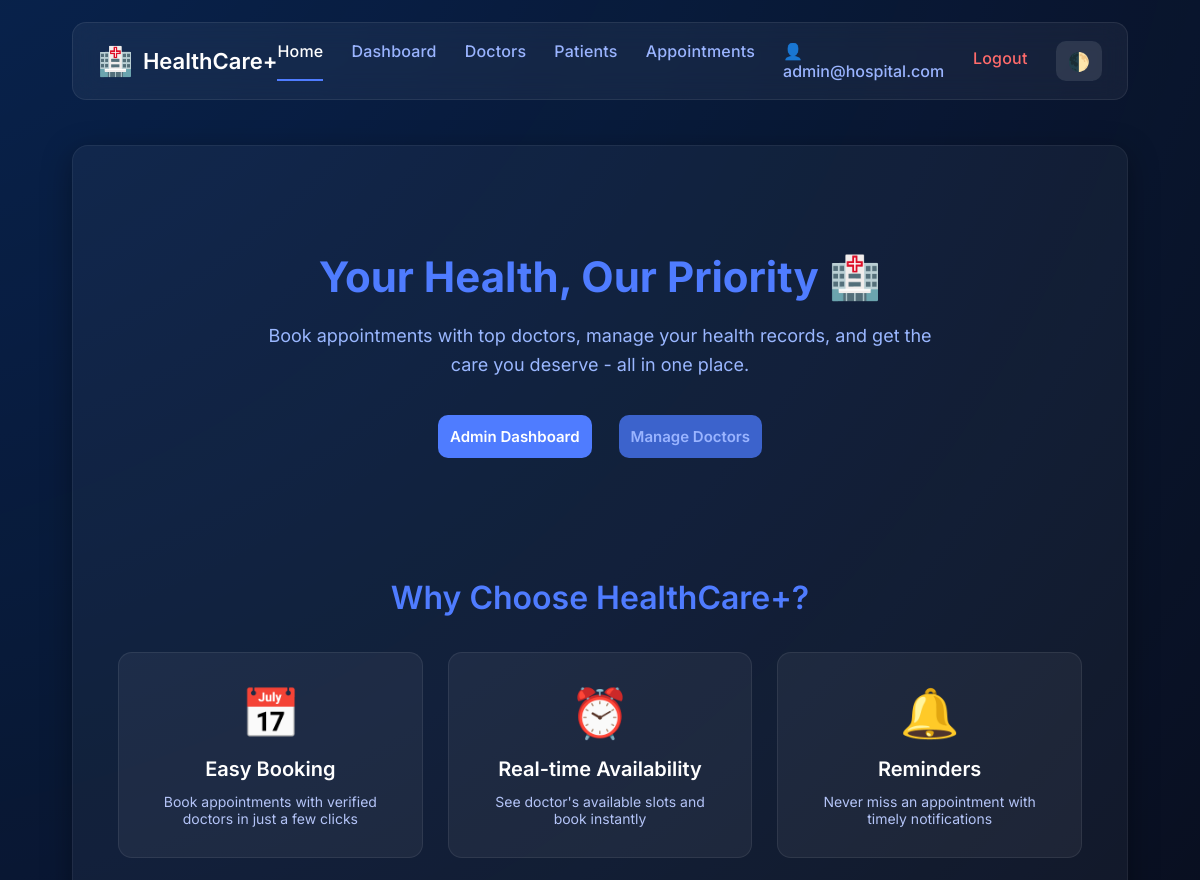
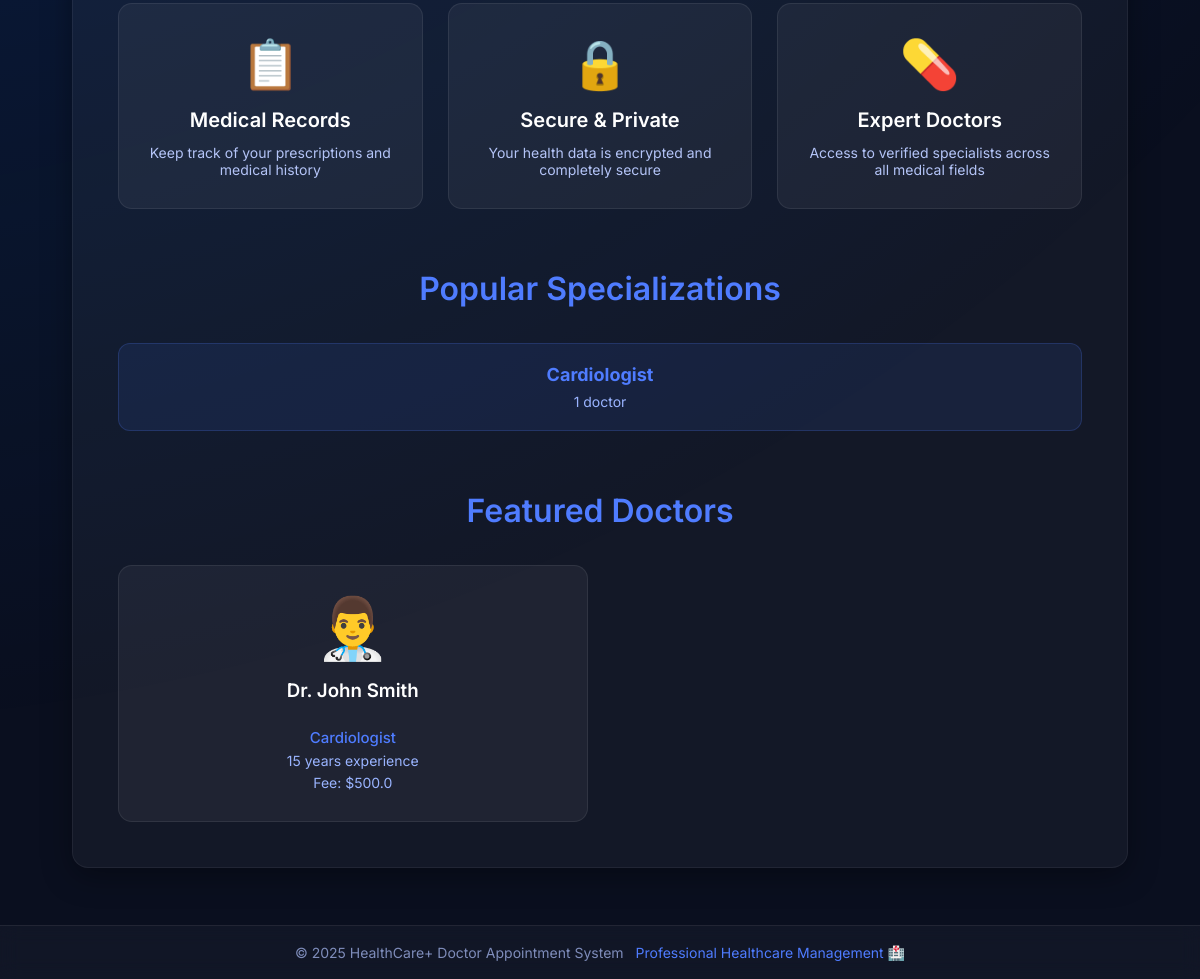
The page / (signed in) on the database its author committed (2 pictures, top to bottom).
### tables this page shows
CREATE TABLE doctors (
id INTEGER PRIMARY KEY AUTOINCREMENT,
user_id INTEGER UNIQUE NOT NULL,
full_name TEXT NOT NULL,
specialization TEXT NOT NULL,
qualification TEXT,
registration_number TEXT UNIQUE NOT NULL,
phone TEXT,
address TEXT,
experience_years INTEGER,
consultation_fee REAL,
bio TEXT,
profile_image TEXT,
is_verified INTEGER DEFAULT 0,
created_at DATETIME DEFAULT CURRENT_TIMESTAMP,
updated_at DATETIME DEFAULT CURRENT_TIMESTAMP,
FOREIGN KEY (user_id) REFERENCES users(id) ON DELETE CASCADE
);

### routes/main.py (the view)
@main_bp.route('/')
def index():
    try:
        with get_db_cursor(main_bp.config) as cursor:
            featured_doctors = Doctor.get_all_verified(cursor, limit=6)
            cursor.execute("""
                SELECT specialization, COUNT(*) as count
                FROM doctors
                WHERE is_verified = 1
                GROUP BY specialization
                ORDER BY count DESC
                LIMIT 6
            """)
            specializations = cursor.fetchall()
            return render_template(
                'home.html',
                featured_doctors=featured_doctors,
                specializations=specializations,
                title='Welcome to Doctor Appointment System'
            )
    except Exception as e:
        return render_template(
            'home.html',
            featured_doctors=[],
            specializations=[],
            title='Welcome to Doctor Appointment System'
        )

### models.py (called while the page is built)
    @staticmethod
    def get_all_verified(cursor, limit=None, offset=0):
        query = """
            SELECT d.*, u.email
            FROM doctors d
            JOIN users u ON d.user_id = u.id
            WHERE d.is_verified = 1 AND u.is_active = 1
            ORDER BY d.full_name
        """
        if limit:
            query += f" LIMIT {limit} OFFSET {offset}"
        cursor.execute(query)
        return cursor.fetchall()

### utils.py (called while the page is built)
def get_db_connection(config):
    db_path = getattr(config, "DB_PATH", "hospital.db")
    connection = sqlite3.connect(
        db_path,
        detect_types=sqlite3.PARSE_DECLTYPES | sqlite3.PARSE_COLNAMES,
        check_same_thread=False
    )
    connection.row_factory = sqlite3.Row
    connection.execute("PRAGMA foreign_keys = ON")
    return connection

@contextmanager
def get_db_cursor(config):
    connection = get_db_connection(config)
    cursor = connection.cursor()
    try:
        yield cursor
        connection.commit()
    except Exception as e:
        connection.rollback()
        raise e
    finally:
        cursor.close()
        connection.close()

### templates/home.html (shortened to what this page needs)
{% extends "base.html" %}
{% block content %}
<div class="home-hero">
    <h1 class="hero-title">Your Health, Our Priority 🏥</h1>
    <p class="hero-subtitle">
        Book appointments with top doctors, manage your health records,
        and get the care you deserve - all in one place.
    </p>
    <div class="hero-buttons">
        {% if not logged_in %}
        <a href="{{ url_for('auth.register_patient') }}" class="btn btn-primary">Get Started as Patient</a>
        <a href="{{ url_for('auth.register_doctor') }}" class="btn btn-secondary">Join as Doctor</a>
        <a href="{{ url_for('auth.login') }}" class="btn btn-outline">Admin Login</a>
        {% else %}
        {% if user_role == 'patient' %}
        <a href="{{ url_for('patient.find_doctors') }}" class="btn btn-primary">Book Appointment</a>
        <a href="{{ url_for('patient.dashboard') }}" class="btn btn-secondary">My Dashboard</a>
        {% elif user_role == 'doctor' %}
        <a href="{{ url_for('doctor.dashboard') }}" class="btn btn-primary">View Appointments</a>
        <a href="{{ url_for('doctor.schedule') }}" class="btn btn-secondary">Manage Schedule</a>
        {% elif user_role == 'admin' %}
        <a href="{{ url_for('admin.dashboard') }}" class="btn btn-primary">Admin Dashboard</a>
        <a href="{{ url_for('admin.manage_doctors') }}" class="btn btn-secondary">Manage Doctors</a>
        {% endif %}
        {% endif %}
    </div>
</div>
<div class="features-section">
    <h2 class="section-title">Why Choose HealthCare+?</h2>
    <div class="features-grid">
        <div class="feature-card">
            <div class="feature-icon">📅</div>
            <h3>Easy Booking</h3>
            <p>Book appointments with verified doctors in just a few clicks</p>
        </div>
        <div class="feature-card">
            <div class="feature-icon">⏰</div>
            <h3>Real-time Availability</h3>
            <p>See doctor's available slots and book instantly</p>
        </div>
        <div class="feature-card">
            <div class="feature-icon">🔔</div>
            <h3>Reminders</h3>
            <p>Never miss an appointment with timely notifications</p>
        </div>
        <div class="feature-card">
            <div class="feature-icon">📋</div>
            <h3>Medical Records</h3>
            <p>Keep track of your prescriptions and medical history</p>
        </div>
        <div class="feature-card">
            <div class="feature-icon">🔒</div>
            <h3>Secure & Private</h3>
            <p>Your health data is encrypted and completely secure</p>
        </div>
        <div class="feature-card">
            <div class="feature-icon">💊</div>
            <h3>Expert Doctors</h3>
            <p>Access to verified specialists across all medical fields</p>
        </div>
    </div>
</div>
{% if specializations %}
<div class="specializations-section">
    <h2 class="section-title">Popular Specializations</h2>
    <div class="specializations-grid">
        {% for spec in specializations %}
        <div class="spec-card">
            <h4>{{ spec.specialization }}</h4>
            <p>{{ spec.count }} doctor{{ 's' if spec.count != 1 else '' }}</p>
        </div>
        {% endfor %}
    </div>
</div>
{% endif %}
{% if featured_doctors %}
<div class="featured-doctors-section">
    <h2 class="section-title">Featured Doctors</h2>
    <div class="doctors-grid">
        {% for doctor in featured_doctors %}
        <div class="doctor-card">
            <div class="doctor-avatar">👨‍⚕️</div>
            <h3>{{ doctor.full_name }}</h3>
            <p class="doctor-spec">{{ doctor.specialization }}</p>
            <p class="doctor-exp">{{ doctor.experience_years }} years experience</p>
            {% if doctor.consultation_fee %}
            <p class="doctor-fee">Fee: ${{ doctor.consultation_fee }}</p>
            {% endif %}
        </div>
        {% endfor %}
    </div>
</div>
{% endif %}
{% endblock %}

### static/style.css (style rules this page uses)
* { margin: 0; padding: 0; box-sizing: border-box; font-family: "Inter", sans-serif; }
:root { --bg-primary: #0a0f1f; --text-primary: white; --card-bg: rgba(255, 255, 255, 0.04); }
body.app-body { display: flex; flex-direction: column; min-height: 100vh; background: var(--bg-primary); color: var(--text-primary); overflow-x: hidden; position: relative; }
h1, h2, h3 { font-weight: 600; margin-bottom: 26px; }
h1 { font-size: 34px; }
h2 { font-size: 26px; }
.btn { padding: 12px; background: #4f7cff; border: none; color: white; border-radius: 10px; font-size: 15px; font-weight: 600; cursor: pointer; transition: 0.25s ease; }
.btn-secondary { background-color: #3c63cc !important; margin-left: 12px; }
a { text-decoration: none; }
.home-hero { text-align: center; padding: 60px 0; animation: fadeIn 0.6s ease; }
.hero-title { font-size: 42px; font-weight: 700; color: #4f7cff; margin-bottom: 20px; }
.hero-subtitle { font-size: 18px; color: #9ab7ff; max-width: 700px; margin: 0 auto 35px; line-height: 1.6; }
.hero-buttons { display: flex; gap: 15px; justify-content: center; flex-wrap: wrap; }
.features-section, .specializations-section, .featured-doctors-section, .cta-section { margin-top: 60px; }
.section-title { text-align: center; font-size: 32px; margin-bottom: 35px; color: #4f7cff; }
.features-grid { display: grid; grid-template-columns: repeat(auto-fit, minmax(280px, 1fr)); gap: 25px; margin-top: 30px; }
.feature-card { padding: 30px; background: rgba(255, 255, 255, 0.05); border-radius: 14px; border: 1px solid rgba(255, 255, 255, 0.08); text-align: center; transition: 0.3s ease; }
.feature-icon { font-size: 48px; margin-bottom: 15px; }
.feature-card h3 { font-size: 20px; margin-bottom: 12px; color: #fff; }
.feature-card p { color: #b4c4f7; font-size: 14px; }
.specializations-grid { display: grid; grid-template-columns: repeat(auto-fit, minmax(200px, 1fr)); gap: 20px; }
.spec-card { padding: 20px; background: rgba(79, 124, 255, 0.1); border-radius: 12px; text-align: center; border: 1px solid rgba(79, 124, 255, 0.2); }
.spec-card h4 { font-size: 18px; margin-bottom: 8px; color: #4f7cff; }
.spec-card p { color: #9ab4ff; font-size: 14px; }
.doctors-grid { display: grid; grid-template-columns: repeat(auto-fit, minmax(280px, 1fr)); gap: 25px; margin-top: 30px; }
.doctor-card { padding: 25px; background: rgba(255, 255, 255, 0.05); border-radius: 14px; border: 1px solid rgba(255, 255, 255, 0.08); text-align: center; transition: 0.3s ease; }
.doctor-avatar, .doctor-avatar-lg, .doctor-avatar-xl { font-size: 60px; margin-bottom: 15px; }
.doctor-spec { color: #4f7cff; font-weight: 500; font-size: 15px; }
.doctor-exp, .doctor-fee { color: #9ab4ff; font-size: 14px; margin: 5px 0; }
.btn-primary { background: #4f7cff; }
.btn-secondary { background: #6c757d; }
.btn-secondary { background: rgba(255, 255, 255, 0.1); color: #9ab4ff; }
.doctors-grid { display: grid; grid-template-columns: repeat(auto-fill, minmax(320px, 1fr)); gap: 25px; }

### rows shown on the page
doctors: full_name "Dr. John Smith", specialization "Cardiologist", experience_years "15", consultation_fee "500.0"

### other values the page prints
{{ user_name }} "admin@hospital.com"
{{ spec.specialization }} "Cardiologist"
{{ spec.count }} "1"
